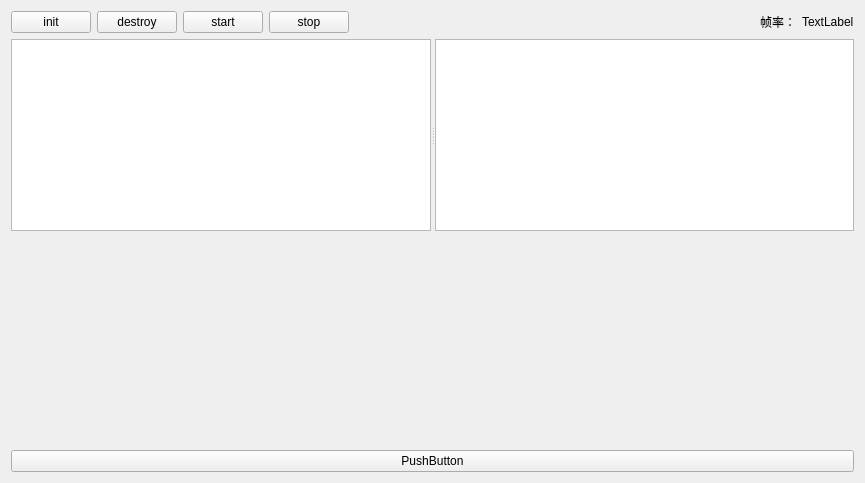
<?xml version="1.0" encoding="UTF-8"?>
<ui version="4.0">
 <class>Widget</class>
 <widget class="QWidget" name="Widget">
  <property name="geometry">
   <rect>
    <x>0</x>
    <y>0</y>
    <width>865</width>
    <height>483</height>
   </rect>
  </property>
  <property name="windowTitle">
   <string>Widget</string>
  </property>
  <layout class="QVBoxLayout" name="verticalLayout">
   <item>
    <layout class="QHBoxLayout" name="horizontalLayout">
     <item>
      <widget class="QPushButton" name="modbus_init_btn">
       <property name="text">
        <string>init</string>
       </property>
      </widget>
     </item>
     <item>
      <widget class="QPushButton" name="destroy_btn">
       <property name="text">
        <string>destroy</string>
       </property>
      </widget>
     </item>
     <item>
      <widget class="QPushButton" name="start_read_btn">
       <property name="text">
        <string>start</string>
       </property>
      </widget>
     </item>
     <item>
      <widget class="QPushButton" name="stop_read_btn">
       <property name="text">
        <string>stop</string>
       </property>
      </widget>
     </item>
     <item>
      <spacer name="horizontalSpacer">
       <property name="orientation">
        <enum>Qt::Horizontal</enum>
       </property>
       <property name="sizeHint" stdset="0">
        <size>
         <width>40</width>
         <height>20</height>
        </size>
       </property>
      </spacer>
     </item>
     <item>
      <widget class="QLabel" name="label_2">
       <property name="text">
        <string>帧率：</string>
       </property>
      </widget>
     </item>
     <item>
      <widget class="QLabel" name="frame_rate">
       <property name="text">
        <string>TextLabel</string>
       </property>
      </widget>
     </item>
    </layout>
   </item>
   <item>
    <widget class="QSplitter" name="splitter">
     <property name="orientation">
      <enum>Qt::Horizontal</enum>
     </property>
     <widget class="QPlainTextEdit" name="show_result"/>
     <widget class="QPlainTextEdit" name="show_log"/>
    </widget>
   </item>
   <item>
    <spacer name="verticalSpacer">
     <property name="orientation">
      <enum>Qt::Vertical</enum>
     </property>
     <property name="sizeHint" stdset="0">
      <size>
       <width>843</width>
       <height>204</height>
      </size>
     </property>
    </spacer>
   </item>
   <item>
    <widget class="QPushButton" name="compress_btn">
     <property name="text">
      <string>PushButton</string>
     </property>
    </widget>
   </item>
  </layout>
 </widget>
 <layoutdefault spacing="6" margin="11"/>
 <resources/>
 <connections/>
</ui>
